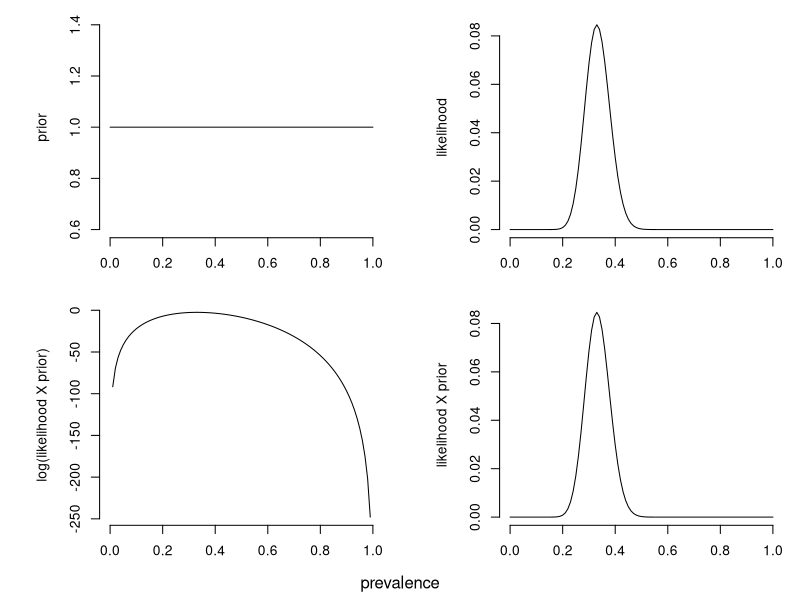
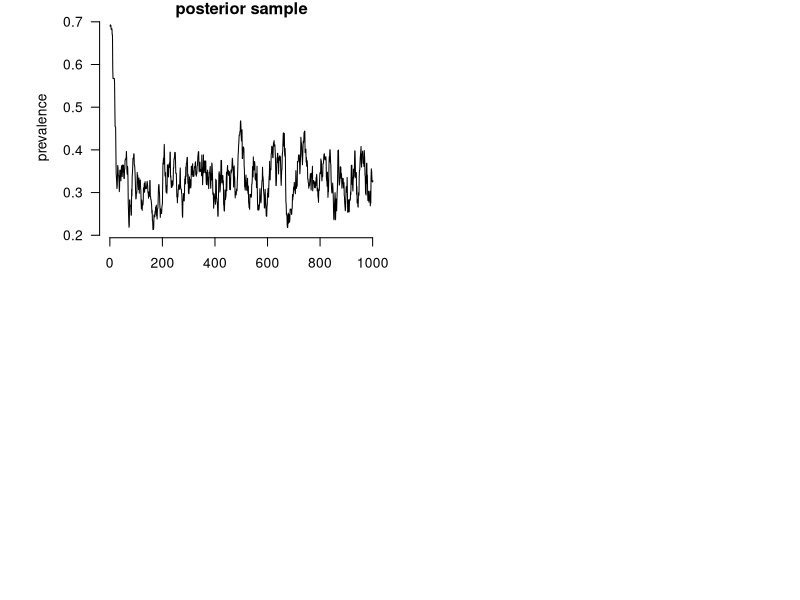
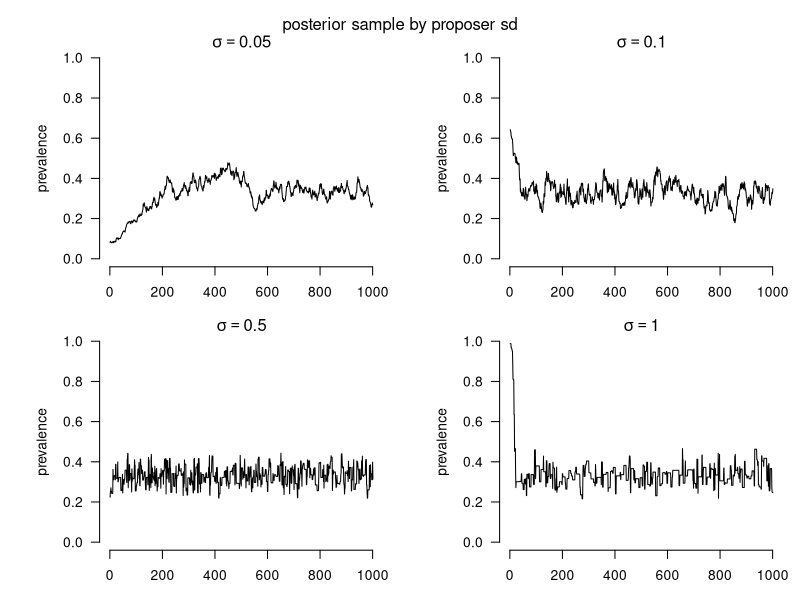
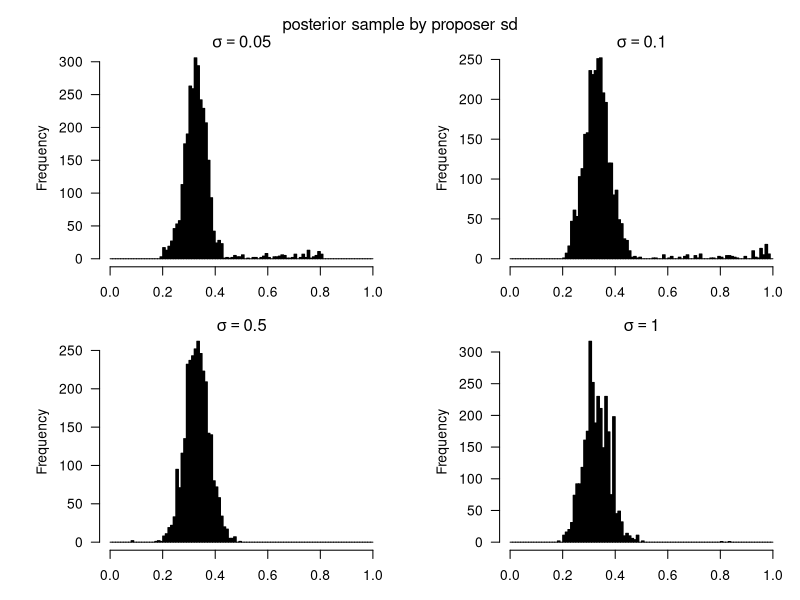
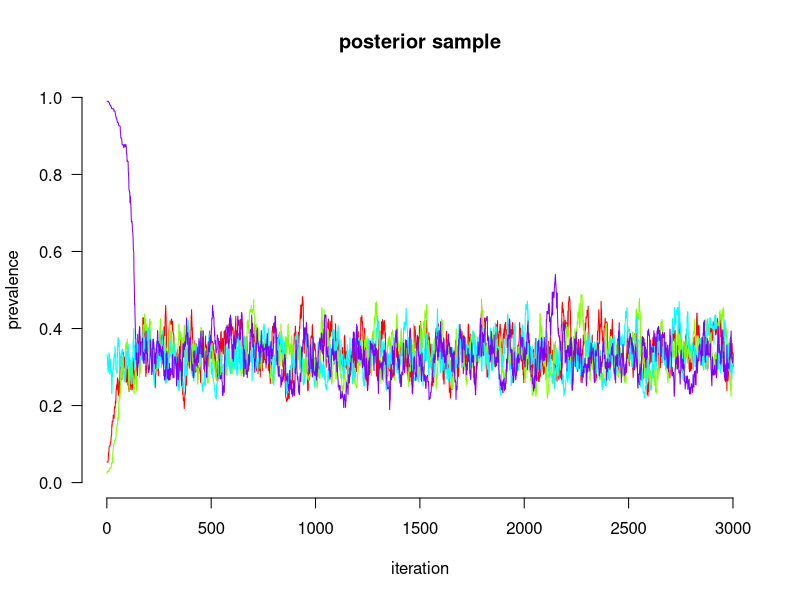
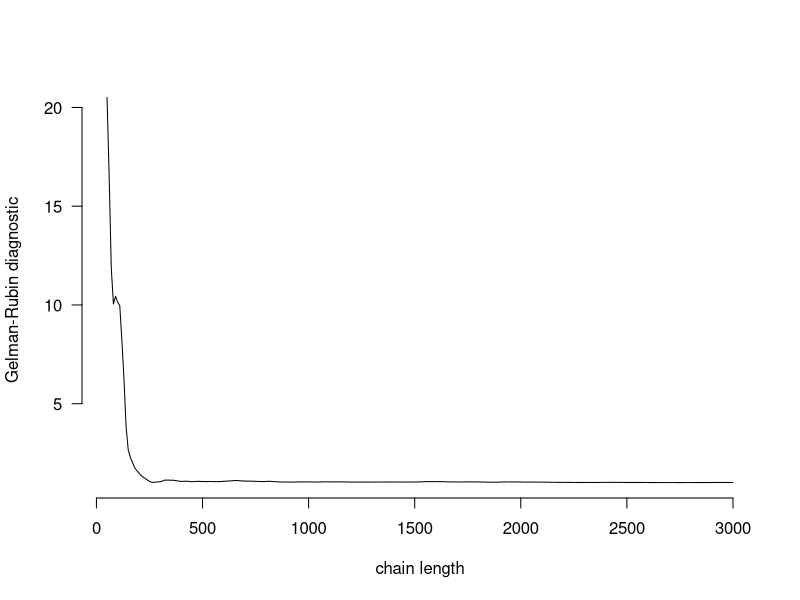
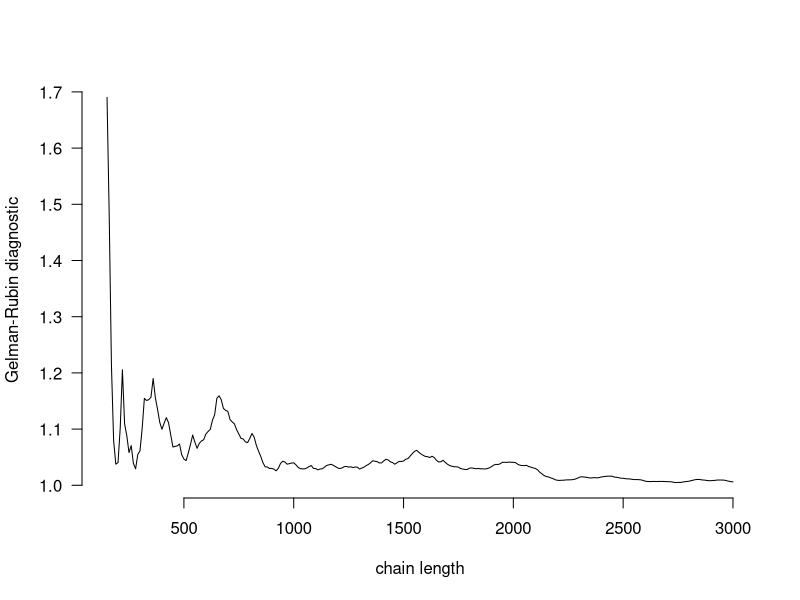

The R script that drew these images, in order:
## Introduction to MCMC 1: Estimating a posterior binomial probability
## Steve Bellan 2015

## Meaningful Modeling of Epidemiologic Data, 2012 AIMS, Muizenberg

###################################################################### 

## By the end of this tutorial you should…

## * Understand how to write a flexible prior function for the binomial
## * Understand the Metropolis-Hasting algorithm and explain it step by step.
## * Know how the parameter proposal distribution affects MCMC convergence
## * Know how to assess MCMC convergence with the Gelman-Rubin diagnostic and with trace plots

library(boot); library(coda)
defaultPar <- par() ## Save the default graphic parameter settings for use later.

## First, let's pretend that we are sampling a population of 100 individuals with a 30% prevalence
## for some disease and testing each of them. From this, we have a sample prevalence, which is our
## estimate of the true prevalence. The problem considered in the simulation is to estimate the
## posterior probability distribution of the prevalence from this sample and from a specified
## (informative or uninformative) prior probability distribution for the prevalence.

size <- 100
truePrev <- .3
sampPos <- rbinom(1,size,truePrev) ## Sample from this distribution once.
sampPrev <- sampPos/size

## Now we need to specify our prior probability distribution. This designates our prior (before we
## conducted the study) beliefs of what we think the prevalence of this population is. Frequently,
## we have insufficient prior information to specify and informative prior. In these cases, we will
## use a flat prior, meaning that for the study we think every possible value of the prevalence has
## equal probability.

## Our parameter of interest is prevalence, which is bounded between 0 and 1. The beta probability
## distribution is particularly suited for such parameters and is, in fact, the most commonly used
## probability distribution for parameters that are, themselves, probabilities. It is uninformative
## (flat) with parameters shape1=1, shape2=1, and can otherwise have many shapes.

## We calculate both the prior and the likelihood on a log scale because it is easier to take the
## sum of their log's, than to take their product (particularly in problems with more data).
logBetaPrior <- function(prevalence
                         , shape1 = 1  ## Change to make informative (try 8)
                         , shape2 = 1) ## Change to make informative (try 40)
    dbeta(prevalence, shape1=shape1, shape2=shape2, log = T)

## The likelihood is simply the probability of observing that many individuals test positive given
## the number tested and a specified prevalence.
logLikelihood <- function(prevalence,
                          data = list(size=size, sampPos=sampPos))
    dbinom(data$sampPos, size = data$size, prob = prevalence, log = T)

## A convenience function that sums the log-likelihood and the log-prior.
logLikePrior <- function(prevalence
                         , shape1=1
                         , shape2=1
                         , data = list(size=size, sampPos=sampPos))
    logBetaPrior(prevalence, shape1, shape2) + logLikelihood(prevalence, data)

## Convenience functions that thought the un-logged functions above.
Prior <- function(x) exp(logBetaPrior(x))
Likelihood <- function(x) exp(logLikelihood(x))
LikePrior <- function(x) exp(logLikePrior(x))


par(mfrow = c(2,2) ## panels
    , mar = c(3,6,1,1) ## panel margins
    , bty='n' ## no box around plots
    , oma = c(1.5,0,0,0)) ## outer margins
curve(Prior(x), 0, 1, ylab = 'prior')
curve(Likelihood, 0, 1, ylab = 'likelihood')
curve(logLikePrior, 0,1, ylab = 'log(likelihood X prior)')
curve(LikePrior, 0, 1, ylab = 'likelihood X prior')
mtext('prevalence', 1, 0, outer=T)

## Explain what each of these plots represents in words.


## This functions runs a Markov chain Monte Carlo (MCMC) Metropolis-Hastings algorithm to
## numerically estimate the posterior probability distribution of the prevalence. For problems this
## simple, the posterior probability distribution can be solved for analytically. However, for
## problems more complex than this one (such as the Introduction to MCMC-SI_HIV tutorial), numerical
## integration using MCMC may be the only way to calculate the posterior probability distribution
## for parameters.

## We sample the prevalence parameter on the logistic-scale so that it is bounded by [-Inf, Inf] and not [0,1]
runMCMC <- function(iterations
                    , startvalue = runif(1, logit(.01), logit(.99)) ## random starting value
                    , proposerSD = .5 ## standard deviation of the gaussian proposal distribution
                    , verbose = 0){ ## for debugging
    if(verbose > 0) browser()
    chain <- array(dim = c(iterations+1, 1)) ## initialize empty iterations X 1 array
    chain[1,] <- startvalue ## set first value
    for(ii in 1:iterations){ 
        proposal <- rnorm(1, chain[ii,], proposerSD) ## propose next value
        MHratio <- exp(logLikePrior(inv.logit(proposal)) - 
                       logLikePrior(inv.logit(chain[ii,])))
        ## If the MH-ratio is > 1, accept new value. Otherwise, accept it with probability equal to
        ## the the MH-ratio.
        if(runif(1) < MHratio){ 
            chain[ii+1,] <- proposal
        }else{ ## If rejecting it, stay at the last state.
            chain[ii+1,] <- chain[ii,]
        }
    }
    return(inv.logit(chain)) ## 
}

posteriorSample <- runMCMC(1000, proposerSD = .1) ## sample 1000 times from posterior
par(defaultPar, bty = 'n')
plot(posteriorSample, xlab='iteration', ylab = 'prevalence', main = 'posterior sample',
     type = 'l', las = 1)

## Compare proposal distributions
par(mfrow = c(2,2), oma = c(0,0,2,0))
for(sdVal in c(.05, .1, .5, 1)) {
    posteriorSample <- runMCMC(1000, proposerSD = sdVal) 
    plot(posteriorSample, xlab='iteration', ylab = 'prevalence',
         main = bquote(sigma==.(sdVal)),
         ylim = c(0,1),
         type = 'l', las = 1)
}
mtext('posterior sample by proposer sd', side=3, line=0, outer=T)

####################################################################################################
## Questions
####################################################################################################

## Question 1: Write code to compare histograms of posterior samples
## from proposal distributions with the 4 different proposal standard
## deviations above for 3000 samples. Make sure each histogram has the
## same breaks and x-axis limits.

## Question 2: Sample 4 chains for 3000 iterations using the same
## proposal distribution and plot each chains' trace on the same plot.

## Question 3: Use the Gelman-Rubin diagnostic (gelman.diag) to assess
## whether those four chains have reached convergence. You will need
## to conver the chains from 2 into "mcmc" objects (as.mcmc()), and
## then put them into an mcmc.list (as.mcmc.list())

## Challenge Question: (A) Plot the Gelman-Rubin diagnostic as a function
## of chain length. (B) Do the same plot, but after discarding the first 100 iterations as a "burnin"





























































































####################################################################################################
## Answers
####################################################################################################

## Q1
par(mfrow = c(2,2), oma = c(0,0,2,0))
for(sdVal in c(.05, .1, .5, 1)) {
    posteriorSample <- runMCMC(3000, proposerSD = sdVal) 
    hist(posteriorSample, xlab='prevalence', col = 'black',
         main = bquote(sigma==.(sdVal)),
         las = 1,
         breaks = seq(0,1,by=.01),
         xlim = c(0,1))
}
mtext('posterior sample by proposer sd', side=3, line=0, outer=T)

## Q2
numChains <- 4
numIter <- 3000
for(ii in 1:numChains) 
    assign(paste0('posteriorSample',ii), ## assign is like "<-" but can be done with text strings to name things
           as.mcmc(runMCMC(numIter, proposerSD = .1))) ## use as.mcmc to help with Gelman-Rubin diagnostic function below

dev.off()
par(defaultPar, bty = 'n')
plot(0,0, type = 'n', ## intialize
     xlim = c(1,numIter), ylim = c(0,1),
     xlab='iteration', ylab = 'prevalence', main = 'posterior sample',
     las = 1)
for(ii in 1:numChains) 
    lines(get(paste0('posteriorSample',ii)), col = rainbow(numChains)[ii]
          )

## Q3
chainList <- as.mcmc.list(list(posteriorSample1, posteriorSample2, posteriorSample3, posteriorSample4))
class(chainList)
gelman.diag(chainList)

## Challenge Question (A)
chainLengthVector <- seq(50, 3000, by = 10)
GRdVector <- c()
for(chainLength in chainLengthVector) {
    chainList <- as.mcmc.list(list(as.mcmc(posteriorSample1[1:chainLength,]),
                                   as.mcmc(posteriorSample2[1:chainLength,]),
                                   as.mcmc(posteriorSample3[1:chainLength,]),
                                   as.mcmc(posteriorSample4[1:chainLength,])))
    GRdVector <- c(GRdVector, as.numeric(gelman.diag(chainList)$psrf[,1]))
}

dev.off()
par(defaultPar, bty = 'n')
plot(chainLengthVector, GRdVector, xlab = 'chain length', ylab = 'Gelman-Rubin diagnostic',
     type = 'l', las = 1)

## Challenge Question (B)
burnin <- 100
chainLengthVector <- seq(150, 3000, by = 10)
GRdVector <- c()
for(chainLength in chainLengthVector) {
    chainList <- as.mcmc.list(list(as.mcmc(posteriorSample1[burnin:chainLength,]),
                                   as.mcmc(posteriorSample2[burnin:chainLength,]),
                                   as.mcmc(posteriorSample3[burnin:chainLength,]),
                                   as.mcmc(posteriorSample4[burnin:chainLength,])))
    GRdVector <- c(GRdVector, as.numeric(gelman.diag(chainList)$psrf[,1]))
}

dev.off()
par(defaultPar, bty = 'n')
plot(chainLengthVector, GRdVector, xlab = 'chain length', ylab = 'Gelman-Rubin diagnostic',
     type = 'l', las = 1)
